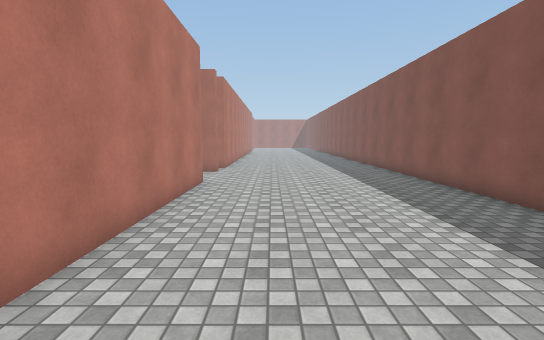
view 1 (above)

24 first-person views from a walk through a Unity game level. The camera is 1.5 m above the floor, tilts 6° down and sees 85° across. The floor is counted in squares, 1 m on a side. Each view is taken from the middle of a square. On the plan, view 1 faces up. The plan holds only what a view shows up to about 15 squares ahead; the rest is blank. The place goes on beyond the plan. The player character is not drawn. Surface patterns are stand-ins for the level's own textures.

view 2
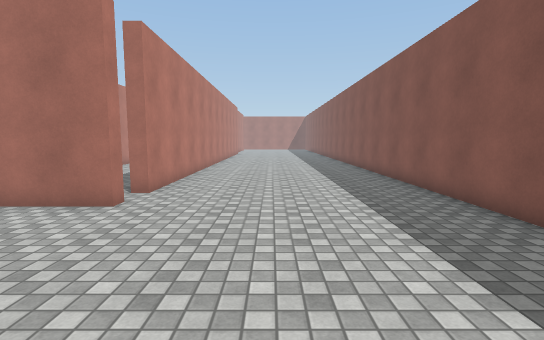

view 3
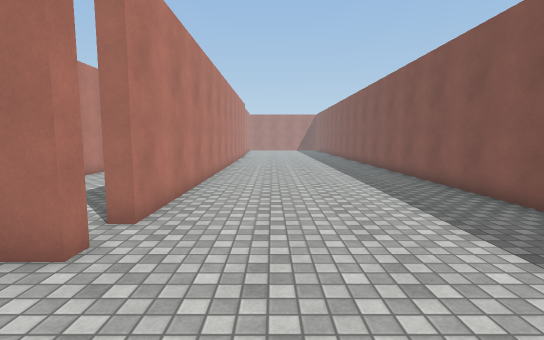

view 4
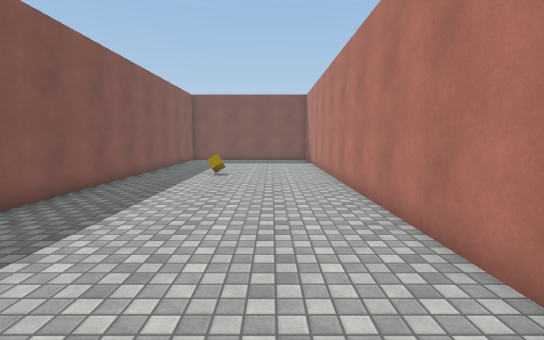

view 5
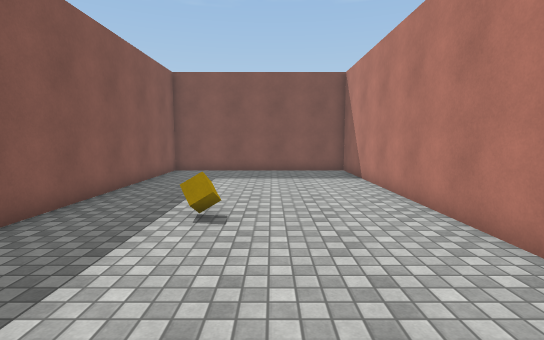

view 6
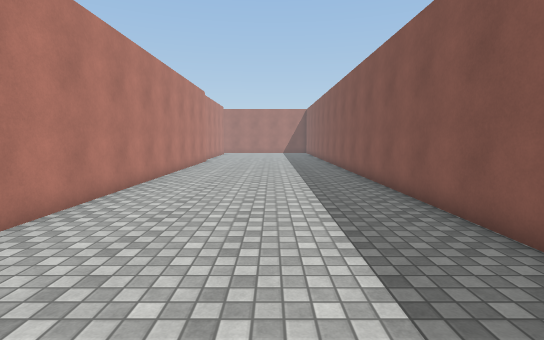

view 7
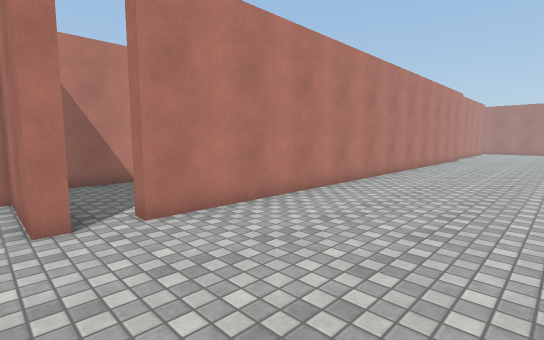

view 8
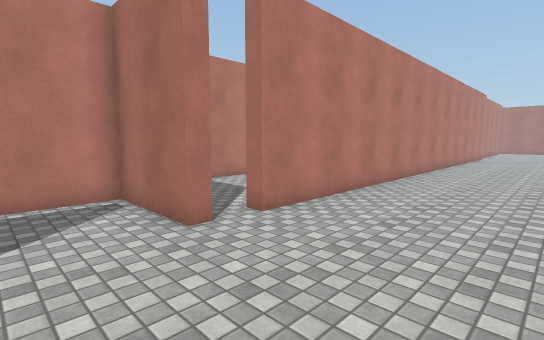

view 9
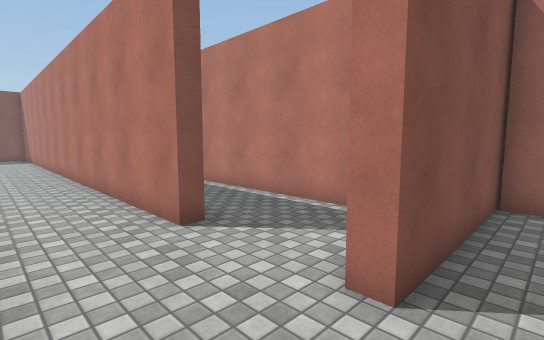

view 10
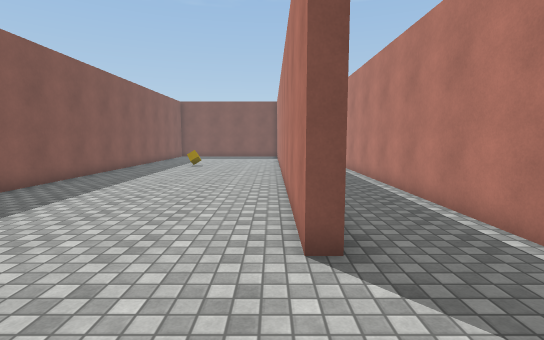

view 11
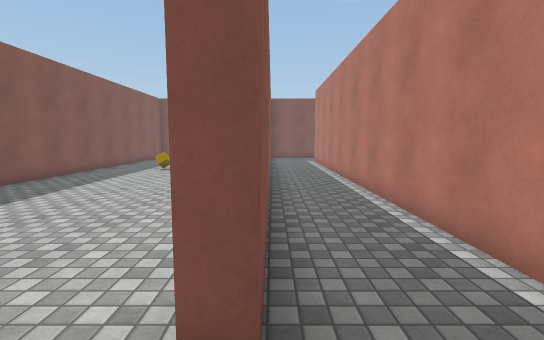

view 12
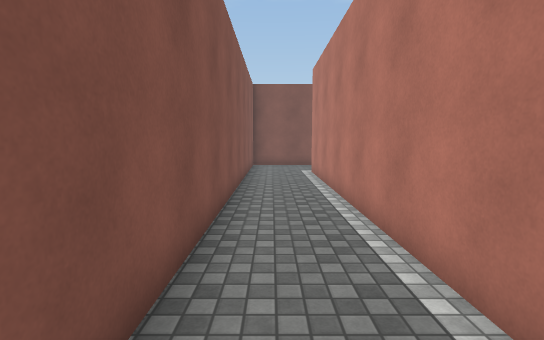

view 13
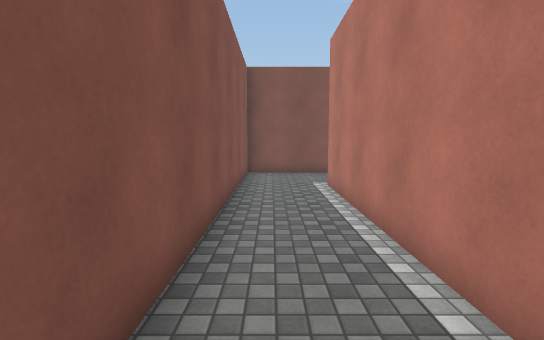

view 14
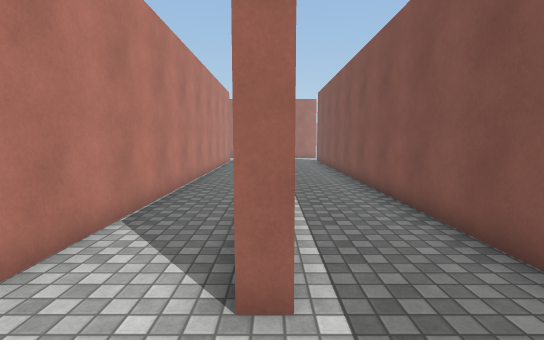

view 15
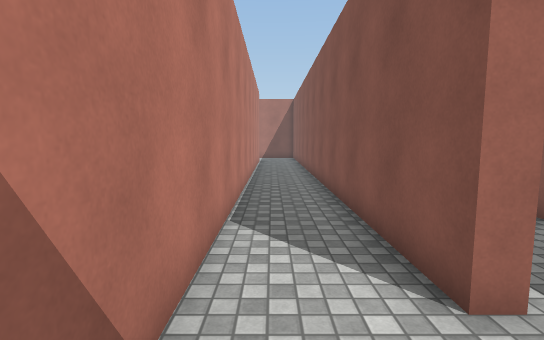

view 16
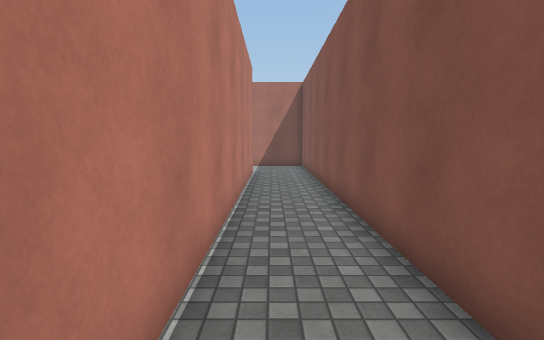

view 17
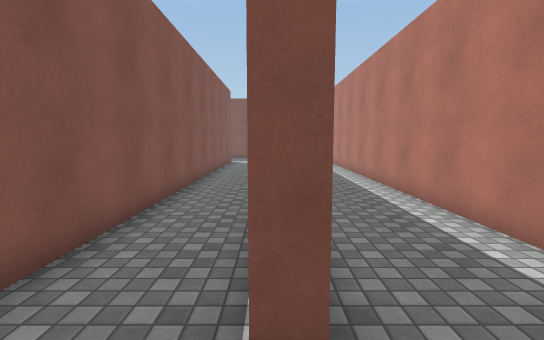

view 18
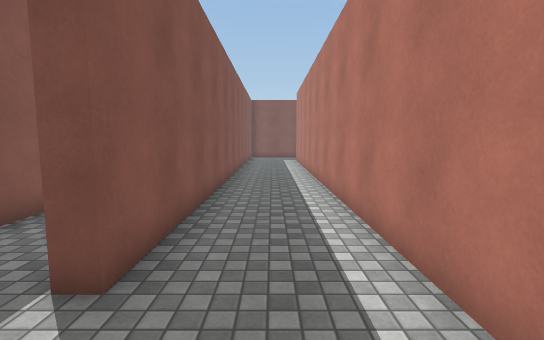

view 19
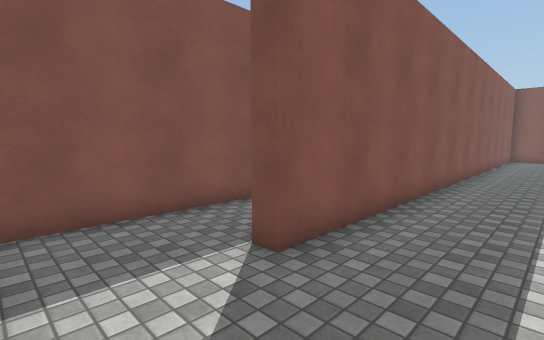

view 20
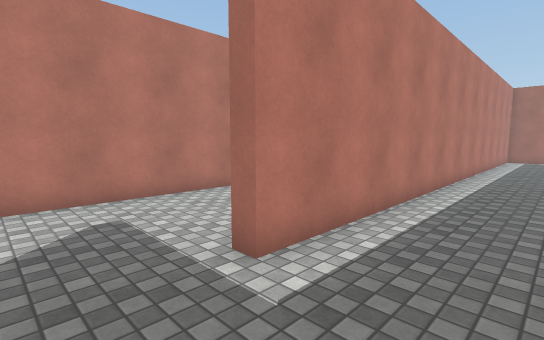

view 21
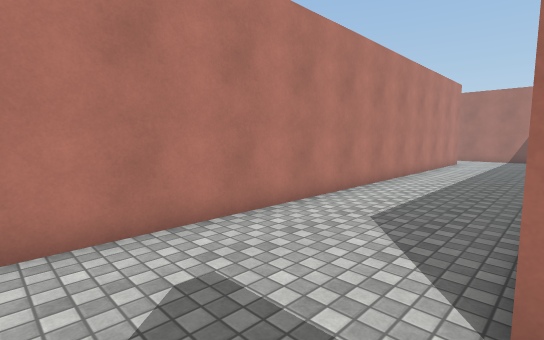

view 22
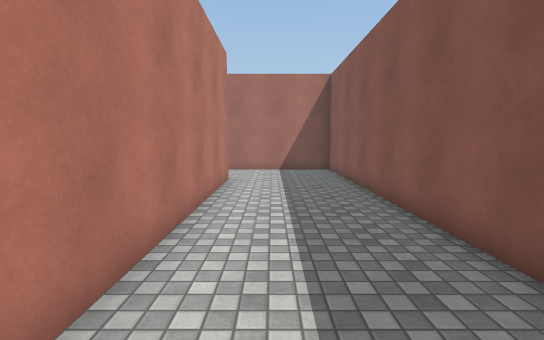

view 23
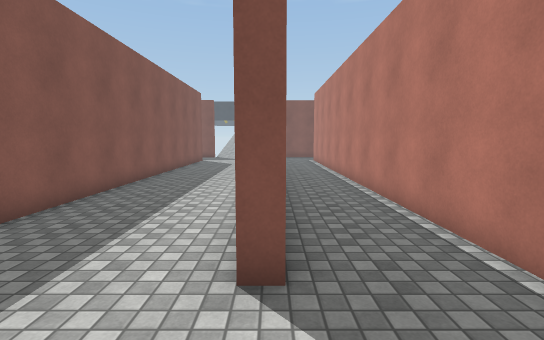

view 24
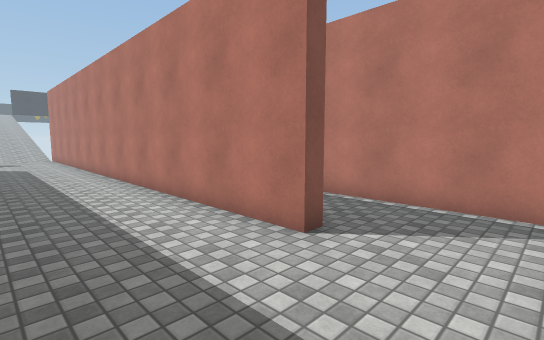

### Floor plan
Points are (right, up) in squares from view 1. A wall is a line through its corners. A room is listed if a view was taken in it or the views show most of it. See-through windows are left out.
Room 1 (views 1, 2, 3, 4, 5, 6, 7, 8, 9, 10, 11)
walls: (-2.9, 10.3) (-2.4, 10.3) (-2.4, -11.1) (5.6, -11.1) (5.6, 32); (-2.4, 14) (-2.4, 13.5) (-5.8, 13.5) (-5.8, 11.5); (-2.4, 32.1) (-2.4, 15.1) (-3, 15.1)
ways out: opening at (-4.5, 10.5) to room 2; gap at (-3, 15)
objects: cube (2, -3)
Room 2 (views 12, 13, 14, 15, 16, 17, 18, 19, 20, 21, 22, 23, 24)
walls: (-13.2, -2.1) (-13.2, 13.5) (-18.1, 13.5); (-9.4, -5.6) (-9.4, 10.3) (-8.8, 10.3); (-18.2, 10.1) (-17.6, 10.1) (-17.6, -9.9); (-8.9, 10) (-8.9, -9.1); (-12.7, 11.4) (-12.7, -7.6) (-13.2, -7.6); (-5.8, 11.5) (-5.8, -7.6) (-6.3, -7.6) (-6.3, 12.9); (-20.9, 12.9) (-20.9, -2); (-6.5, -11.1) (-2.9, -11.1) (-2.9, 10.3)
ways out: opening at (-4.5, 10.5) to room 1

Positions as (right, up) in squares from view 1, and headings:
1: (0, 0), facing up
2: (1, 7), facing up
3: (0, 10), facing up
4: (0, 10), facing down
5: (1, 3), facing down
6: (2, 17), facing up
7: (3, 13), facing up-left
8: (2, 11), facing up-left
9: (0, 15), facing down-left
10: (-2, 14), facing down
11: (-3, 12), facing down
12: (-4, 6), facing down
13: (-4, 2), facing down
14: (-6, -10), facing up
15: (-8, -10), facing up
16: (-8, -3), facing up
17: (-9, 12), facing down
18: (-11, 13), facing down
19: (-12, 13), facing down-right
20: (-10, -10), facing up-left
21: (-13, -10), facing up-left
22: (-16, -1), facing up
23: (-18, 13), facing down
24: (-14, 13), facing down-left
